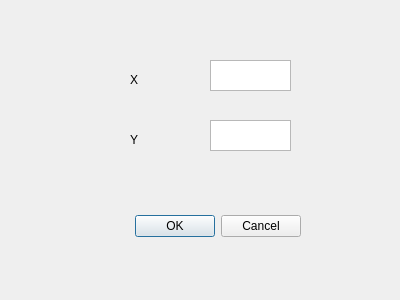
<?xml version="1.0" encoding="UTF-8"?>
<ui version="4.0">
 <class>GetPixelgDialog</class>
 <widget class="QDialog" name="GetPixelgDialog">
  <property name="geometry">
   <rect>
    <x>0</x>
    <y>0</y>
    <width>400</width>
    <height>300</height>
   </rect>
  </property>
  <property name="windowTitle">
   <string>Dialog</string>
  </property>
  <widget class="QDialogButtonBox" name="buttonBox">
   <property name="geometry">
    <rect>
     <x>-40</x>
     <y>210</y>
     <width>341</width>
     <height>32</height>
    </rect>
   </property>
   <property name="orientation">
    <enum>Qt::Horizontal</enum>
   </property>
   <property name="standardButtons">
    <set>QDialogButtonBox::Cancel|QDialogButtonBox::Ok</set>
   </property>
  </widget>
  <widget class="QTextEdit" name="textEditX">
   <property name="geometry">
    <rect>
     <x>210</x>
     <y>60</y>
     <width>81</width>
     <height>31</height>
    </rect>
   </property>
  </widget>
  <widget class="QTextEdit" name="textEditY">
   <property name="geometry">
    <rect>
     <x>210</x>
     <y>120</y>
     <width>81</width>
     <height>31</height>
    </rect>
   </property>
  </widget>
  <widget class="QLabel" name="label">
   <property name="geometry">
    <rect>
     <x>130</x>
     <y>70</y>
     <width>21</width>
     <height>20</height>
    </rect>
   </property>
   <property name="text">
    <string>X</string>
   </property>
  </widget>
  <widget class="QLabel" name="label_2">
   <property name="geometry">
    <rect>
     <x>130</x>
     <y>130</y>
     <width>21</width>
     <height>20</height>
    </rect>
   </property>
   <property name="text">
    <string>Y</string>
   </property>
  </widget>
 </widget>
 <resources/>
 <connections>
  <connection>
   <sender>buttonBox</sender>
   <signal>accepted()</signal>
   <receiver>GetPixelgDialog</receiver>
   <slot>accept()</slot>
   <hints>
    <hint type="sourcelabel">
     <x>248</x>
     <y>254</y>
    </hint>
    <hint type="destinationlabel">
     <x>157</x>
     <y>274</y>
    </hint>
   </hints>
  </connection>
  <connection>
   <sender>buttonBox</sender>
   <signal>rejected()</signal>
   <receiver>GetPixelgDialog</receiver>
   <slot>reject()</slot>
   <hints>
    <hint type="sourcelabel">
     <x>316</x>
     <y>260</y>
    </hint>
    <hint type="destinationlabel">
     <x>286</x>
     <y>274</y>
    </hint>
   </hints>
  </connection>
 </connections>
</ui>
